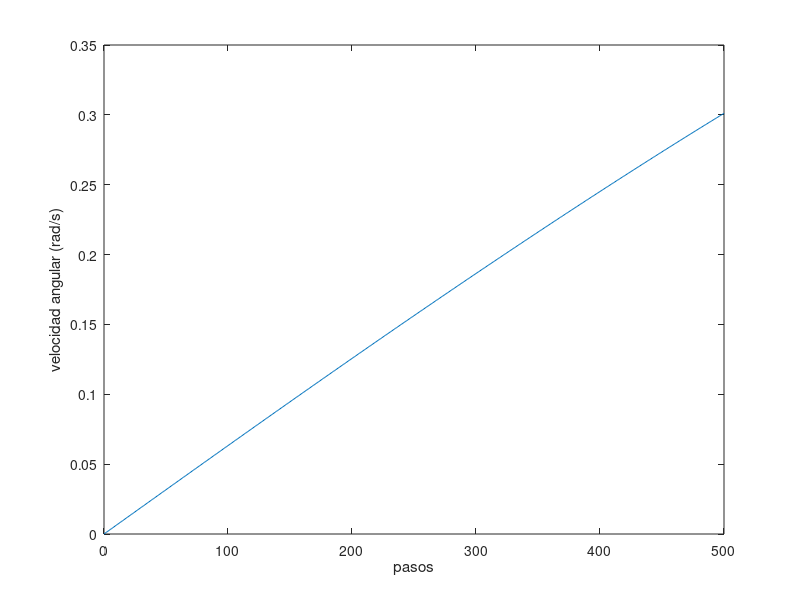
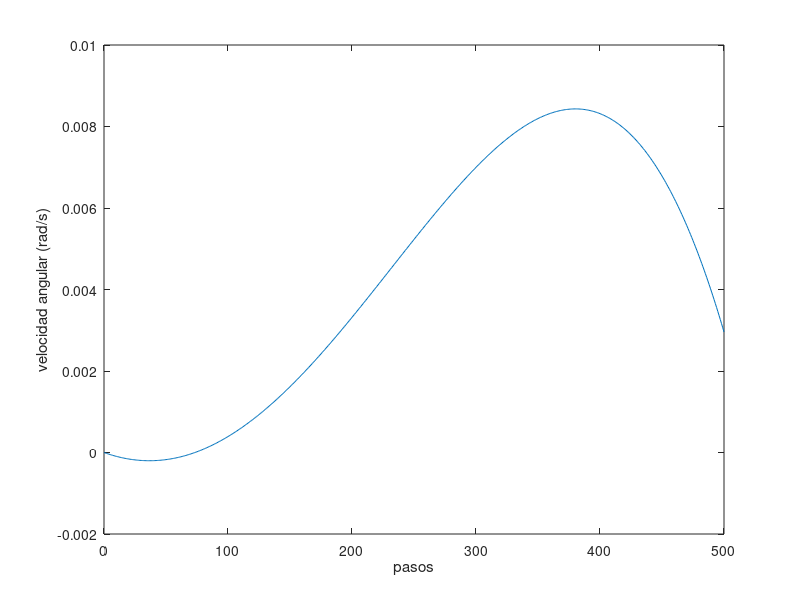
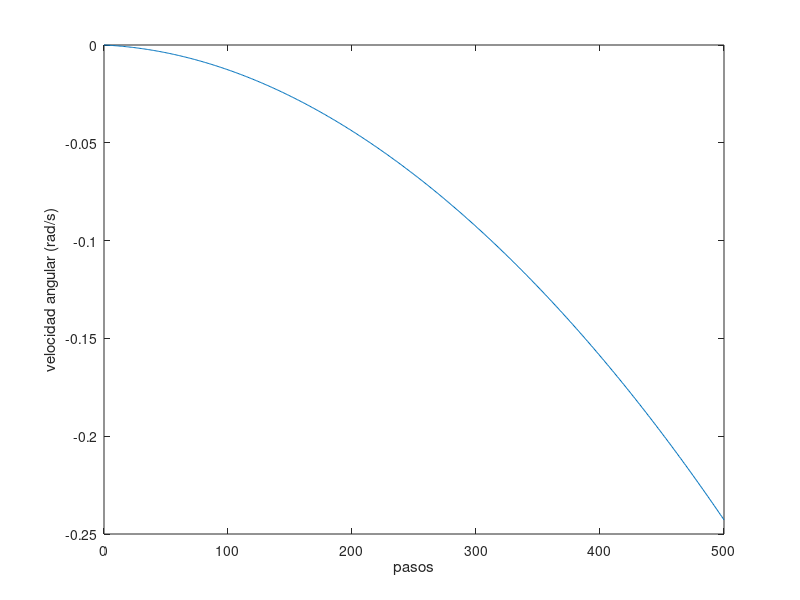

Write the MATLAB code that produced these figures, in order.
clc
clear variables

%Inercia referidas al eje de ref marco teorico
Isat= [0.0421379 0.0000186 -0.0000310;0.0000186 0.0421882 0.0000684; -0.0000310 0.0000684 0.0055279];
r1=[-34.7530 0.8246 0.1663]';
r2=[0.5598 -34.4882 0.1663]';
r3=[0.5598 0.8246 -35.4791]';
r4=[17.8839 18.1487 17.1578]';
G=[r1/norm(r1) r2/norm(r2) r3/norm(r3) r4/norm(r4)];


%Isat=[0.04215 0 0;0 0.04215 0; 0  0 0.04215];
%G=[1,0,0,1/sqrt(3);0,1,0,1/sqrt(3);0,0,1,1/sqrt(3)];

L=[0;-0.0001;0];
Iw=[0.000012 0 0;0 0.000007 0;0 0 0.000007];
inversaI=inv(Isat);

gradient=1270;
rpm= 6925.72;
OMEGA= rpm*(2*pi)/60;
torque=rpm/gradient * 10^(-3);
us=[0;torque;0;0];

h=0.005; % step's size
N=500; % number of steps
omega=[0;0;0];
omega_total=[];

omega_total=[omega_total omega];

t = linspace(0,N,N+1);
for n=1:N
    hs=[Iw(1,1)*(omega(1,1)+OMEGA);Iw(1,1)*(omega(1,1)+OMEGA) ;Iw(1,1)*(omega(1,1)+OMEGA) ;Iw(1,1)*(omega(1,1)+OMEGA)];
    omega_n= omega+h*inversaI*(-cross(omega,Isat*omega)-cross(omega,G*hs)-G*us +L);
    
    omega=omega_n;
    omega_total=[omega_total omega_n];
   
end

figure
plot(t,omega_total(2,:))
xlabel('pasos')
ylabel('velocidad angular (rad/s)')


figure
plot(t,omega_total(1,:))
xlabel('pasos')
ylabel('velocidad angular (rad/s)')


figure
plot(t,omega_total(3,:))
xlabel('pasos')
ylabel('velocidad angular (rad/s)')





